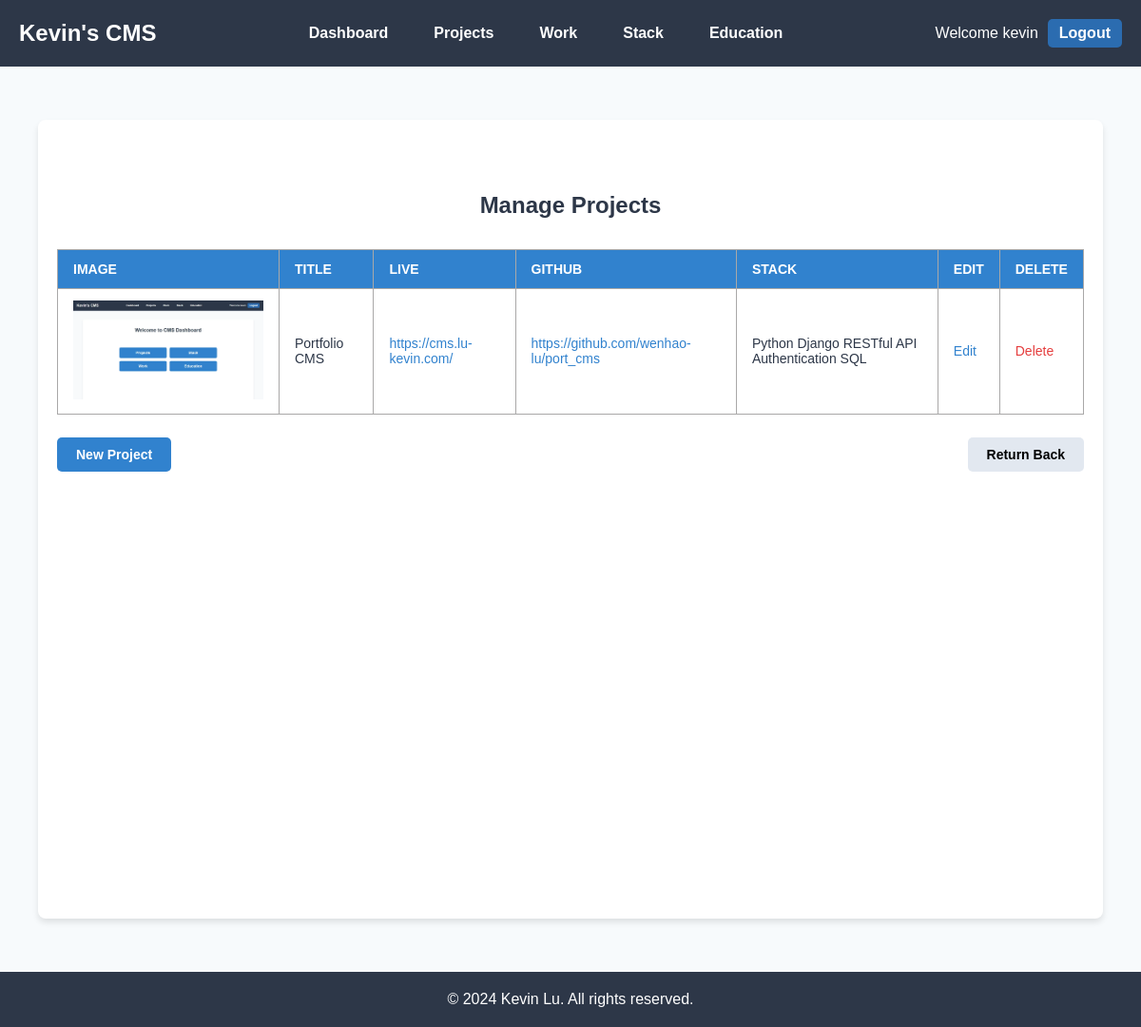
Page /projects/ (signed in) on the committed database.
### main/models.py (models this page shows, shortened)
class Project(models.Model):
    title = models.CharField(max_length=100)
    url = models.URLField(null=True, blank=True)
    github = models.URLField(null=True, blank=True)
    image = models.ImageField(upload_to='projects/',null=True, blank=True)
    subtitle = models.TextField(null=True, blank=True)
    content1 = models.TextField(null=True, blank=True)
    content2 = models.TextField(null=True, blank=True)
    content3 = models.TextField(null=True, blank=True)
    stacks = models.ManyToManyField('Stack', related_name='projects', blank=True)
    created = models.DateTimeField(auto_now_add=True)
    updated = models.DateTimeField(auto_now=True)

class Stack(models.Model):
    name = models.CharField(max_length=100)
    url = models.URLField(null=True, blank=True)
    image = models.ImageField(upload_to='stacks/',null=True, blank=True)
    created = models.DateTimeField(auto_now_add=True)
    updated = models.DateTimeField(auto_now=True)

### main/views.py (the view)
# urls.py: path('projects/', views.project_list_view, name='project-list'),
@login_required
def project_list_view(request):
    projects = Project.objects.prefetch_related('stacks').all()
    return render(request, 'main/projects/project_list.html', {'projects': projects})

### main/templates/main/projects/project_list.html (shortened to what this page needs)
{% extends 'main/base.html' %}
{% block content %}
<div class="list-container">
  <div class="list-content">
    <p class="list-heading">Manage Projects</p>
    <table class="list-table">
      <thead>
        <tr class="list-table-header">
          <th class="list-table-cell">Image</th>
          <th class="list-table-cell">Title</th>
          <th class="list-table-cell">Live</th>
          <th class="list-table-cell">GitHub</th>
          <th class="list-table-cell">Stack</th>
          <th class="list-table-cell">Edit</th>
          <th class="list-table-cell">Delete</th>
        </tr>
      </thead>
      <tbody>
        {% for project in projects %}
        <tr class="list-table-row hover:bg-gray-100">
          <td class="list-table-cell">
            {% if project.image %}
            <img src="{{ project.image.url }}" width="200" />
            {% endif %}
          </td>
          <td class="list-table-cell">{{ project.title }}</td>
          <td class="list-table-cell">
            <a href="{{ project.url }}" class="list-link" target="_blank">
              {{ project.url }}
            </a>
          </td>
          <td class="list-table-cell">
            <a href="{{ project.github }}" class="list-link" target="_blank">
              {{ project.github }}
            </a>
          </td>
          <td class="list-table-cell">
            {% if project.stacks.all %}
              {% for stack in project.stacks.all %}
              <span class="list-stack-chip">{{ stack.name }}</span>
              {% endfor %}
            {% else %}
              <span class="list-empty-text">Add stacks</span>
            {% endif %}
          </td>
          <td class="list-table-cell">
            <a href="{% url 'edit-project' project.id %}" class="list-action-link">Edit</a>
          </td>
          <td class="list-table-cell">
            <a href="{% url 'delete-project' project.id %}" class="list-action-link list-delete-link">Delete</a>
          </td>
        </tr>
        {% empty %}
        <tr>
          <td colspan="7" class="list-empty-message">
            No projects available.
          </td>
        </tr>
        {% endfor %}
      </tbody>
    </table>
    <div class="list-button-container">
      <a href="{% url 'add-project' %}" class="list-button list-new">New Project</a>
      <a href="{% url 'dashboard-view' %}"  class="list-button list-return-back">Return Back</a>
    </div>
  </div>
</div>
{% endblock %}

### main/templates/main/base.html (shortened to what this page needs)
{% load static %}
<!DOCTYPE html>
<html lang="en">
<head>
    <link rel="stylesheet" href="{% static 'css/styles.css' %}">
</head>
<body class="base-body">
    <header class="base-header">
        <div class="base-container base-header-container">
            <a href="{% url 'dashboard-view' %}" class="base-logo">Kevin's CMS</a>
            <nav class="base-nav">
                <a href="{% url 'dashboard-view' %}" class="base-nav-link">Dashboard</a>
                <a href="{% url 'project-list' %}"  class="base-nav-link">Projects</a>
                <a href="{% url 'work-list' %}" class="base-nav-link">Work</a>
                <a href="{% url 'stack-list' %}" class="base-nav-link">Stack</a>
                <a href="{% url 'education-list' %}" class="base-nav-link">Education</a>
            </nav>
            <div class="base-login">
                {% if user.is_authenticated %}
                    <p>Welcome {{ user.username }}</p>
                    <a href="{% url 'logout' %}">Logout</a>
                {% else %}
                    <p>You are not logged in.</p>
                    <a href="{% url 'login' %}">Login</a>
                {% endif %}
            </div>
        </div>
    </header>
    <main class="base-container base-main">
        {% block content %}{% endblock %}
    </main>
    <footer class="base-footer">
        <div class="base-container base-footer-content">
            <p>&copy; 2024 Kevin Lu. All rights reserved.</p>
        </div>
    </footer>
</body>
</html>

### static/css/styles.css (style rules this page uses)
.base-body { font-family: Arial, sans-serif; color: #2d3748; background-color: #f7fafc; margin: 0; }
.base-header { background-color: #2d3748; color: #ffffff; padding: 20px 0; }
.base-container { max-width: 1200px; margin: 0 auto; padding: 0 20px; }
.base-header-container { display: flex; justify-content: space-between; align-items: center; }
.base-logo { font-size: 1.5rem; font-weight: bold; color: #ffffff; text-decoration: none; }
.base-nav { display: flex; gap: 3rem; }
.base-nav-link { color: #ffffff; text-decoration: none; font-size: 1rem; font-weight: 600; transition: color 0.3s; }
.base-login { font-family: Arial, sans-serif; display: flex; align-items: center; gap: 10px; }
.base-login p { font-size: 16px; color: #fff; margin: 0; }
.base-login a { color: #fff; font-weight: bold; text-decoration: none; padding: 6px 12px; background-color: #2b6cb0; border-radius: 5px; transition: background-color 0.3s ease; }
.base-main { padding: 40px 0; }
.base-footer { background-color: #2d3748; color: #ffffff; padding: 20px 0; }
.base-footer-content { text-align: center; }
.base-footer p { margin: 0; }
.list-container { max-width: 90%; min-height: 100vh; margin: 1rem auto; padding: 20px; background-color: #fff; border-radius: 8px; box-shadow: 0 4px 6px rgba(0, 0, 0, 0.1); }
.list-content { padding: 2rem 0; max-width: 1200px; margin: 0 auto; }
.list-heading { font-size: 24px; font-weight: bold; margin-bottom: 2rem; text-align: center; }
.list-table { width: 100%; border-collapse: collapse; border: 1px solid #a9a8a8; }
.list-table-header { background-color: #3182ce; color: white; text-transform: uppercase; font-size: 12px; }
.list-table-cell { padding: 12px 16px; text-align: left; font-size: 14px; border: 1px solid #a9a8a8; }
.list-link { color: #3182ce; text-decoration: none; }
.list-action-link { color: #3182ce; text-decoration: none; }
.list-delete-link { color: #e53e3e; }
.list-button-container { margin-top: 1.5rem; display: flex; justify-content: space-between; }
.list-button { text-decoration: none; padding: 10px 20px; font-size: 14px; font-weight: bold; border-radius: 5px; display: inline-block; text-align: center; }
.list-new { background-color: #3182ce; color: white; }
.list-return-back { text-decoration: none; background-color: #e2e8f0; color: black; }

### rows in the picture
Project: image (picture), title "Portfolio CMS", url "https://cms.lu-kevin.com/", github "https://github.com/wenhao-lu/port_cms"
Stack: name "Python"
Stack: name "Django"
Stack: name "RESTful API"
Stack: name "Authentication"
Stack: name "SQL"

### other values in the picture
{{ user.username }} "kevin"
